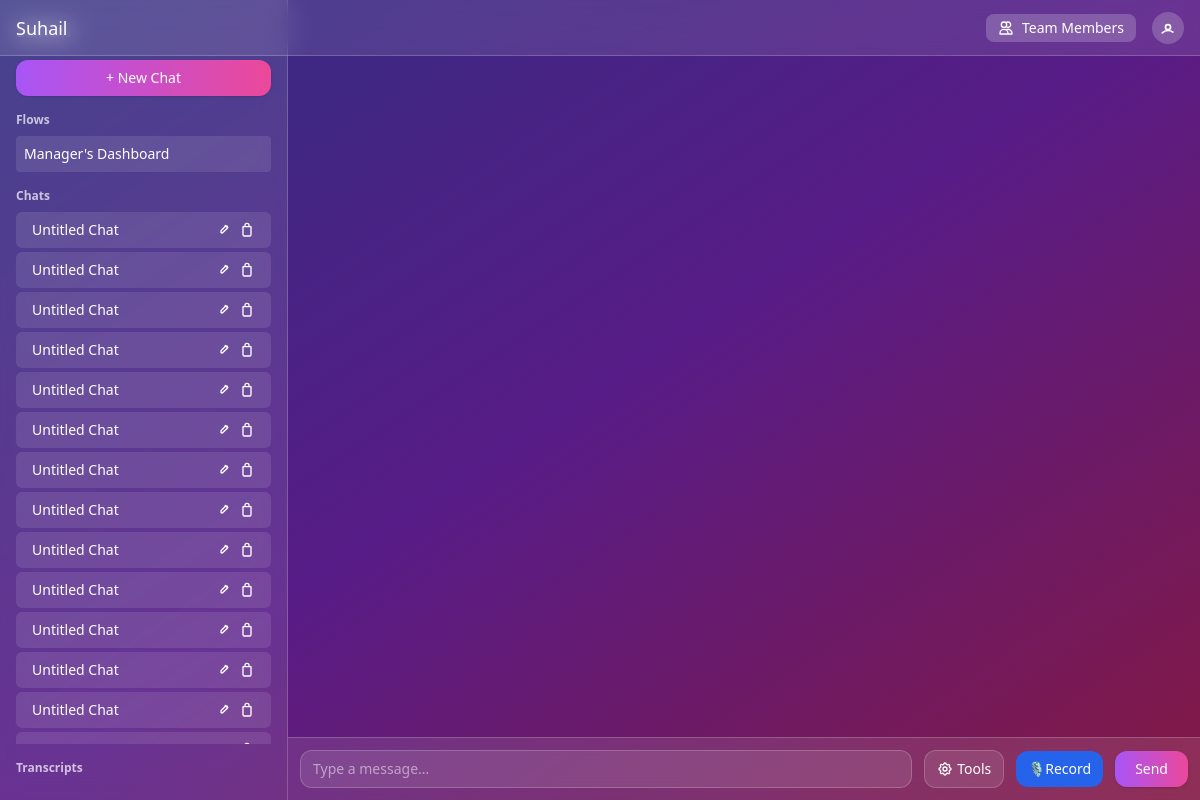
Screenshot of / (signed in) with the database file from the repository.
### models.py (models this page shows)
class ChatSession(db.Model):
    __tablename__ = 'chat_sessions'
    id = db.Column(db.String(36), primary_key=True, default=lambda: str(uuid.uuid4()))
    user_id = db.Column(db.Integer, nullable=False)
    title = db.Column(db.String(100), default='Untitled Chat')
    created_at = db.Column(db.DateTime, default=datetime.now())
    client_name = db.Column(db.String(100), nullable=True)  # Simple client name for now, can be extended later into a full Client model if needed

### main.py (the view)
@app.route('/')
@login_required
def home():
    clients = get_clients_for_user(current_user.id)
    recent_chats = (
    db.session.query(ChatSession.id, ChatSession.title)
    .join(ChatMessage, ChatSession.id == ChatMessage.session_id)
    .filter(
        ChatSession.user_id == current_user.id,
        ChatSession.client_name.is_(None)  # Only include general chats, not client chats
    )
    .group_by(ChatSession.id)
    .order_by(db.func.max(ChatMessage.timestamp).desc())
    .all()
    )
    sales_agents = None
    if current_user.role == 'manager':
        sales_agents = []
        for agent in User.query.filter_by(role='salesagent').all():
            summaries = ClientSummary.query.filter_by(user_id=agent.id).all()
            sales_agents.append({
                'id': agent.id,
                'username': agent.username,
                'summaries': [{'client_name': s.client_name, 'summary': s.summary} for s in summaries]
            })
    return render_template('chat.html', username=current_user.username, role=current_user.role,
                         user_id=current_user.id, clients=clients, recent_chats=recent_chats,
                         sales_agents=sales_agents)

### main.py (called while the page is built)
@login_manager.user_loader
def load_user(user_id):
    return db.session.get(User, int(user_id))

def get_clients_for_user(user_id):
    clients = db.session.query(ChatSession.client_name).filter(
        ChatSession.user_id == user_id,
        ChatSession.client_name.isnot(None)
    ).distinct().all()
    return [{'name': client[0]} for client in clients if client[0]]

### templates/chat.html (shortened to what this page needs)
<!DOCTYPE html>
<html lang="en">
<head>
  <script src="https://cdn.tailwindcss.com"></script>
</head>
<body class="min-h-screen bg-gradient-to-br from-indigo-900 via-purple-900 to-pink-900 text-white flex flex-col md:flex-row">
  <aside id="sidebar" class="w-full md:w-72 backdrop-blur-md bg-white/10 border-b md:border-b-0 md:border-r border-white/20 p-4 flex flex-col space-y-4 text-sm fixed left-0 top-0 h-screen z-40 overflow-y-auto transform -translate-x-full md:translate-x-0 transition-transform duration-300 ease-in-out">
    <div class="text-lg font-semibold text-white/90">Suhail</div>
    <button id="newChatBtn" class="bg-gradient-to-r from-purple-500 to-pink-500 text-white px-4 py-2 rounded-xl shadow hover:from-purple-600 hover:to-pink-600 transition-all">
      + New Chat
    </button>
    <div>
      <h3 class="text-xs font-semibold text-white/70 mb-2">Flows</h3>
      <ul class="space-y-1">
        {% if current_user.role == 'admin' %}
          <li class="p-2 rounded bg-white/10 hover:bg-white/20 cursor-pointer"><a href="/admin/users">Admin Dashboard</a></li>
          <li class="p-2 rounded bg-white/10 hover:bg-white/20 cursor-pointer">Manager's Dashboard</li>
        {% elif current_user.role == 'manager' %}
        <li class="p-2 rounded bg-white/10 hover:bg-white/20 cursor-pointer">
            <a href="/manager/dashboard">Manager's Dashboard</a>
        </li>
        {% endif %}
      </ul>
    </div>
    <div class="flex-1 overflow-y-auto mt-2">
      <h3 class="text-xs font-semibold text-white/70 mb-2">Chats</h3>
      <ul id="recentChats" class="space-y-1">
        {% for chat in recent_chats %}
          <li data-chat-id="{{ chat.id }}" class="w-full flex justify-between items-center text-left bg-white/10 rounded-md px-4 py-2 mt-2 cursor-pointer">
            <span class="flex-1">{{ chat.title }}</span>
            <span class="flex items-center space-x-2 ml-2">
              <span onclick="event.stopPropagation(); renameChat('{{ chat.id }}')"
                    class="hover:text-blue-400 cursor-pointer text-sm" title="Rename chat">
                <svg xmlns="http://www.w3.org/2000/svg" class="h-4 w-4" fill="none" viewBox="0 0 24 24" stroke="currentColor" stroke-width="2">
                  <path stroke-linecap="round" stroke-linejoin="round" d="M15.232 5.232l3.536 3.536M9 13l6.586-6.586a2 2 0 112.828 2.828L11.828 15.828a2 2 0 01-2.828 0L9 13z" />
                </svg>
              </span>
              <span onclick="event.stopPropagation(); deleteChat('{{ chat.id }}')"
                    class="hover:text-red-500 cursor-pointer text-sm" title="Delete chat">
                <svg xmlns="http://www.w3.org/2000/svg" class="h-4 w-4" fill="none" viewBox="0 0 24 24" stroke="currentColor" stroke-width="2">
                  <path stroke-linecap="round" stroke-linejoin="round" d="M6 7h12M9 7V5a3 3 0 013-3h0a3 3 0 013 3v2m-9 0v12a2 2 0 002 2h8a2 2 0 002-2V7" />
                </svg>
              </span>
            </span>
          </li>
        {% endfor %}
      </ul>
    </div>
    <div class="mt-4">
      <h3 class="text-xs font-semibold text-white/70 mb-2">Transcripts</h3>
    </div>
  </aside>
  <div class="main-chat-area flex-1 flex flex-col text-sm">
    <nav class="flex justify-between items-center px-4 py-3 backdrop-blur-md bg-white/10 border-b border-white/20 fixed top-0 left-0 right-0 z-50" style="height:56px;">
      <div class="text-lg font-medium truncate">Suhail</div>
      <div class="flex items-center space-x-4">
        {% if current_user.role == 'manager' %}
        <div class="relative" id="teamMembersDropdown">
          <button class="px-3 py-1 bg-white/20 rounded-lg text-white hover:bg-white/30 transition-all text-sm flex items-center space-x-2">
            <svg class="w-4 h-4" fill="none" stroke="currentColor" viewBox="0 0 24 24">
              <path stroke-linecap="round" stroke-linejoin="round" stroke-width="2" d="M12 4.354a4 4 0 110 5.292M15 21H3v-1a6 6 0 0112 0v1zm0 0h6v-1a6 6 0 00-9-5.197M13 7a4 4 0 11-8 0 4 4 0 018 0z"/>
            </svg>
            <span>Team Members</span>
          </button>
        </div>
        {% endif %}
        <div class="w-8 h-8 rounded-full bg-white/20 flex items-center justify-center text-white hover:bg-white/30 cursor-pointer">
          <a href="/logout"><svg class="w-5 h-5" fill="none" stroke="currentColor" viewBox="0 0 24 24">
            <path stroke-linecap="round" stroke-linejoin="round" stroke-width="2"
                  d="M5.121 17.804A9.953 9.953 0 0112 15c2.21 0 4.245.715 5.879 1.92M15 11a3 3 0 11-6 0 3 3 0 016 0z"/>
          </svg></a>
        </div>
      </div>
    </nav>
    <div id="chatWindow" class="flex-1 min-h-0 p-4 space-y-3 overflow-y-auto text-sm" >
    </div>
    <form id="chatForm" class="p-3 border-t border-white/20 bg-white/10 backdrop-blur-md flex space-x-3 items-center"
      style="position: sticky; bottom: 0; z-index: 10;">
      <input
        type="text"
        id="chatInput"
        placeholder="Type a message..."
        class="flex-1 px-3 py-2 rounded-xl bg-white/10 border border-white/20 placeholder-white/50 text-white focus:outline-none focus:ring-2 focus:ring-purple-400 transition-all text-sm overflow-x-auto whitespace-nowrap"
        style="max-width: 100%; min-width: 0;"
        autocomplete="off"
      />
      <div class="relative">
        <button
          type="button"
          id="toolsBtn"
          class="bg-white/10 border border-white/20 text-white px-3 py-2 rounded-xl hover:bg-white/20 transition-all text-sm flex items-center space-x-1"
          title="Tools"
        >
          <span>Tools</span>
        </button>
      </div>
      <button
        type="button"
        id="recordBtn"
        class="bg-blue-600 text-white px-3 py-2 rounded-xl hover:bg-blue-700 transition-all text-sm flex items-center space-x-1"
        title="Record"
      >
        🎙 <span>Record</span>
      </button>
      <button
        type="submit"
        class="bg-gradient-to-r from-purple-500 to-pink-500 text-white px-5 py-2 rounded-xl shadow hover:from-purple-600 hover:to-pink-600 transition-all text-sm"
      >
        Send
      </button>
    </form>
  </div>
</body>
</html>

### templates/chat.html (style rules this page uses)
@media (min-width: 768px) { .main-chat-area { margin-left: 18rem !important; } }
.main-chat-area { margin-top: 56px !important; }

### rows the page displays
ChatSession: title "Untitled Chat"
ChatSession: title "Untitled Chat"
ChatSession: title "Untitled Chat"
ChatSession: title "Untitled Chat"
ChatSession: title "Untitled Chat"
ChatSession: title "Untitled Chat"
ChatSession: title "Untitled Chat"
ChatSession: title "Untitled Chat"
ChatSession: title "Untitled Chat"
ChatSession: title "Untitled Chat"
ChatSession: title "Untitled Chat"
ChatSession: title "Untitled Chat"
ChatSession: title "Untitled Chat"
